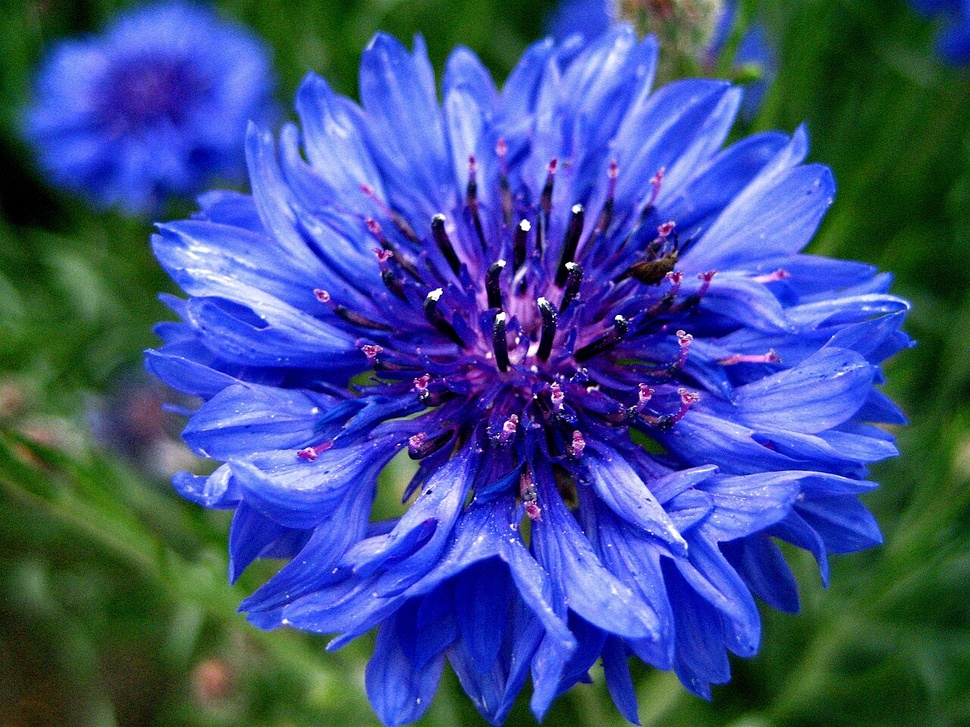
#> input picture openCV/VIDEO FUNCTIONS/flower.jpg, 970 x 727 px, shrunk from 1280 x 960 before the run, found by its file name
$ python CANNY_FUNCTION.PY
#> lines starting #> are read from the running program, lines starting #| are printed output that depends on the picture
import cv2

img = cv2.imread(r"D:\project\Open CV\VIDEO FUNCTIONS\flower.jpg")
#> img is the input picture: shape (727, 970, 3); mean B, G, R 137.2, 80, 61.2

edges = cv2.Canny(img, 50, 150)
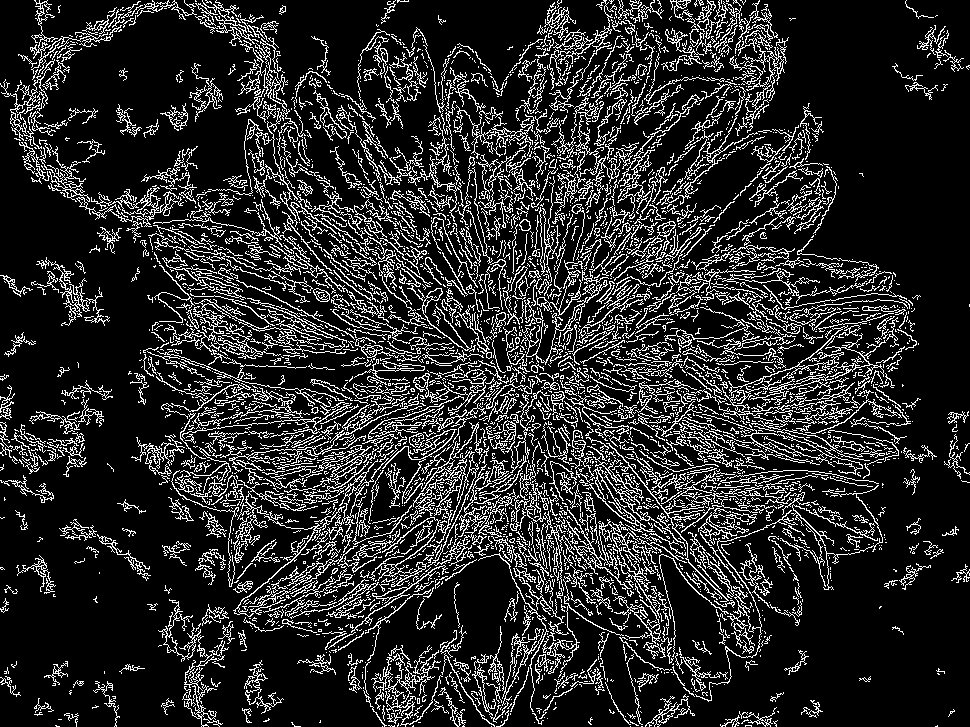
#> edges: shape (727, 970); 16.3% white in thin lines or dots

cv2.imshow("Original Image", img)
cv2.imshow("Canny Edge Detection", edges)
cv2.waitKey(0)
cv2.destroyAllWindows()

$ run again, with openCV/VIDEO FUNCTIONS/charlie chaplin.jpg copied over openCV/VIDEO FUNCTIONS/flower.jpg
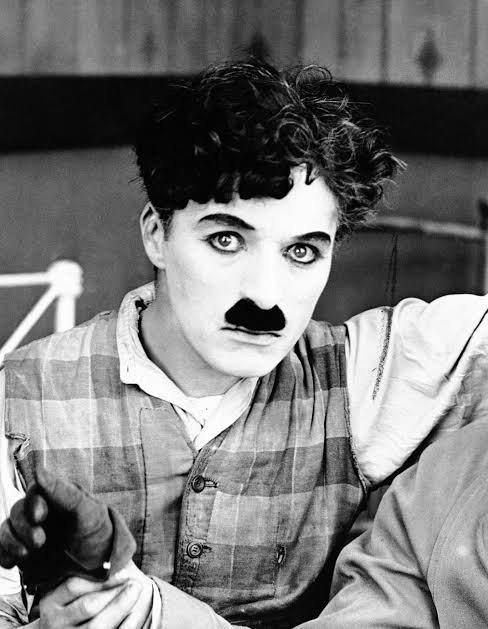
#> input picture openCV/VIDEO FUNCTIONS/charlie chaplin.jpg, 488 x 629 px, found by its file name
#> img is the input picture: shape (629, 488, 3); min 0, max 255, mean 120.4
#> `edges = cv2.Canny(img, 50, 150)`:
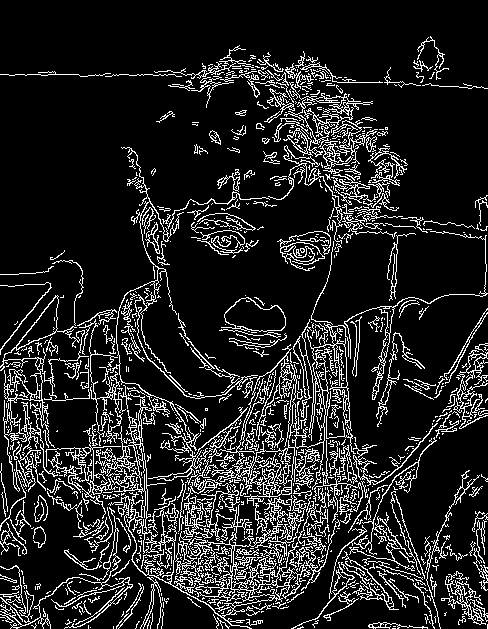
#> edges: shape (629, 488); 13.9% white in thin lines or dots

$ run again, with openCV/VIDEO FUNCTIONS/images.jpg copied over openCV/VIDEO FUNCTIONS/flower.jpg
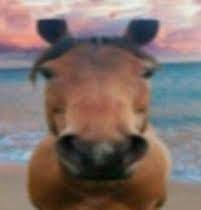
#> input picture openCV/VIDEO FUNCTIONS/images.jpg, 201 x 210 px, found by its file name
#> img is the input picture: shape (210, 201, 3); mean B, G, R 106.6, 111.6, 128.4
#> `edges = cv2.Canny(img, 50, 150)`:
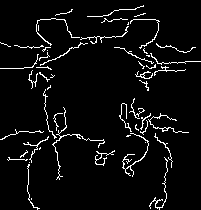
#> edges: shape (210, 201); 5.1% white in thin lines or dots

$ run again, with openCV/VIDEO FUNCTIONS/nature.jpg copied over openCV/VIDEO FUNCTIONS/flower.jpg
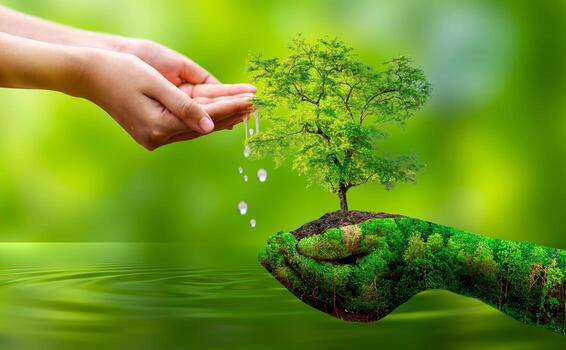
#> input picture openCV/VIDEO FUNCTIONS/nature.jpg, 566 x 350 px, found by its file name
#> img is the input picture: shape (350, 566, 3); mean B, G, R 36.5, 148.8, 111.3
#> `edges = cv2.Canny(img, 50, 150)`:
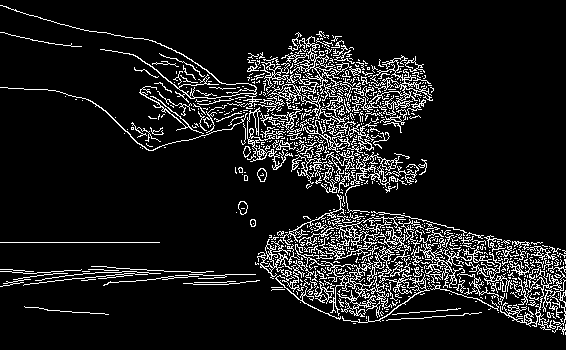
#> edges: shape (350, 566); 10.4% white in thin lines or dots
